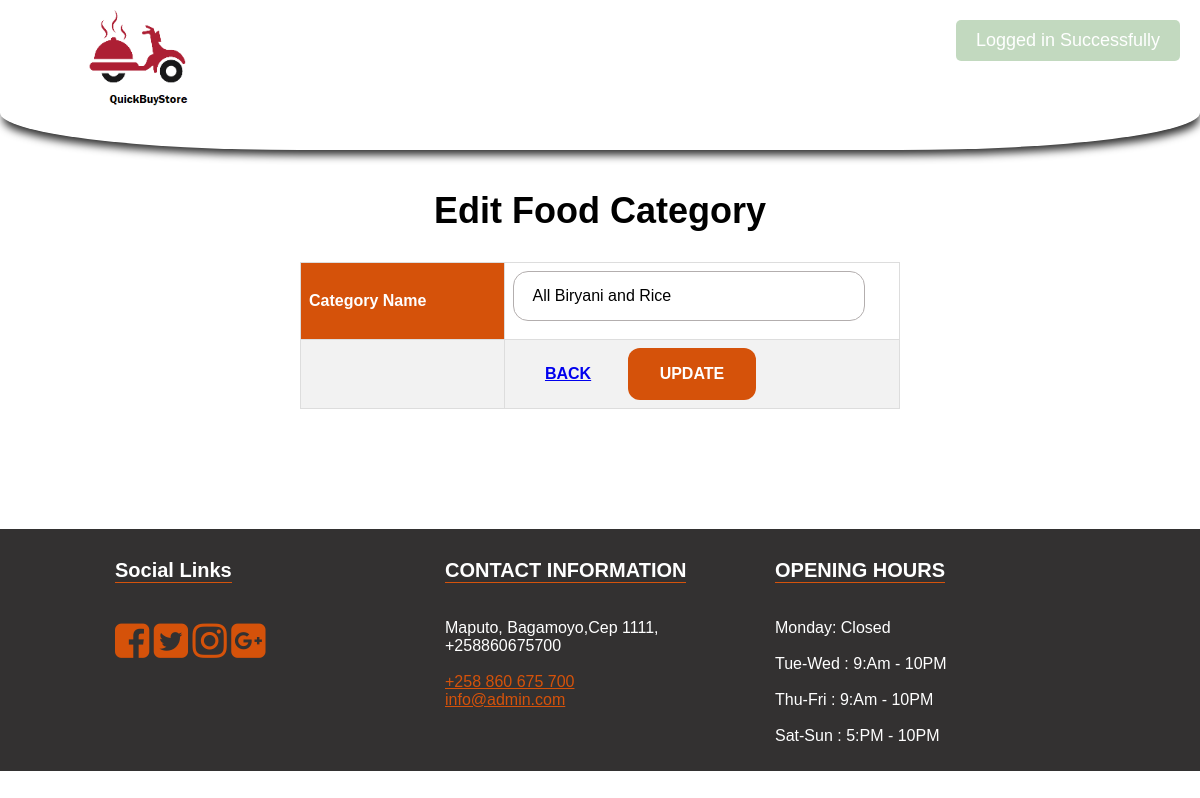
The page /food-delivery/edit-cat.php?id=1 (signed in) on the database its author committed.
### tables this page shows
CREATE TABLE IF NOT EXISTS `category` (
  `id` int(11) unsigned NOT NULL AUTO_INCREMENT,
  `title` varchar(255) NOT NULL,
  PRIMARY KEY (`id`)
);

CREATE TABLE IF NOT EXISTS `settings` (
  `id` int(11) unsigned NOT NULL AUTO_INCREMENT,
  `about_title` text NOT NULL,
  `about_detail` text NOT NULL,
  `about_img` varchar(255) NOT NULL,
  `fb_link` varchar(255) NOT NULL,
  `tw_link` varchar(255) NOT NULL,
  `ins_link` varchar(255) NOT NULL,
  `gplus_link` varchar(255) NOT NULL,
  `contact_info` text NOT NULL,
  `opening_hours` text NOT NULL,
  `currency` enum('GBP','USD','EURO','MZN') NOT NULL DEFAULT 'GBP',
  PRIMARY KEY (`id`)
);

### food-delivery/functions/flash.php (called while the page is built, shortened)
<?php
class FlashMessage {
    public static function render($var) {
        $messages = $_SESSION[$var];
        return $messages;
    }
}
?>

### food-delivery/edit-cat.php (the view, shortened to what this page needs)
<?php
include 'functions/flash.php';
$flash = new \FlashMessage();
include 'includes/header.php';
	?>
    <?php
$sql = "SELECT * FROM category WHERE id = '".$_GET['id']."'";
$result = $conn->query($sql);
$row = $result->fetch_assoc();
?>
	<section class="inner-page-sec">
		<div class="container">
			<h1>Edit Food Category</h1>
			<div style="overflow-x:auto;">
				<form class="category-form" action="functions/category-edit-fun.php" method="post">
					<table class="custom-tbl">
						<tr>
							<th>
								<label>Category Name</label>
							</th>
							<td>
								<input type="text" name="title" class="input-text" value="<?php echo $row['title'];?>">
							</td>
						</tr>
						<tr>
							<td></td>
							<td colspan="2">
								<a href="admin-food-cat.php" class="btn">Back</a>
								<input type="submit" name="update" class="btn login-btn" value="Update">
							</td>
						</tr>
					</table>
				</form>
			</div>
		</div>
	</section>
<?php include 'includes/footer.php'; ?>

### food-delivery/includes/footer.php (shortened to what this page needs)
<footer>
	<div class="container">
		<div class="col-1">
			<h3>Social Links</h3>
			<ul>
				<li><a href="<?php echo $rowS['fb_link'];?>"><i class="fa fa-facebook-square" aria-hidden="true"></i></a></li>
				<li><a href="<?php echo $rowS['tw_link'];?>"><i class="fa fa-twitter-square" aria-hidden="true"></i></a></li>
				<li><a href="<?php echo $rowS['ins_link'];?>"><i class="fa fa-instagram" aria-hidden="true"></i></a></li>
				<li><a href="<?php echo $rowS['gplus_link'];?>"><i class="fa fa-google-plus-square" aria-hidden="true"></i></a></li>
			</ul>
		</div>
		<div class="col-1">
			<h3>CONTACT INFORMATION</h3>
			<p>
				<?php echo $rowS['contact_info'];?>
			</p>
		</div>
		<div class="col-1">
			<h3>OPENING HOURS</h3>
			<p>
				<?php echo $rowS['opening_hours'];?>
			</p>
		</div>
	</div>
</footer>
</div>
<?php
$nmsg=$flash->render('notification_msg');
$ntype=$flash->render('notification_type');
$str = "";
if($nmsg){
	$str .= '<div class="notificaton-msg msg-'.$ntype.'" style="top:20px;">';
    $str .= $nmsg;
	$str .= '</div>';
}
echo $str;
?>
</body>
</html>

### food-delivery/css/main.css (style rules this page uses)
body { margin: 0; font-family: Arial, Helvetica, sans-serif; }
.btn { text-transform: uppercase; padding: 19px 36px; }
.btn { display: inline-block; font-weight: 600; text-align: center; white-space: nowrap; vertical-align: middle; -webkit-user-select: none; -moz-user-select: none; -ms-user-select: none; user-select: none; border: 2px solid transparent; padding: 12px 30px; font-size: 16px; line-height: 1.5; border-radius: .1875rem; transition: color .15s ease-in-out, background-color .15s ease-in-out, border-color .15s ease-in-out, box-shadow .15s ease-in-out; }
footer { background-color: #333131; color: #fff; }
footer .container { max-width: 1000px; width: 100%; margin: 0px auto; }
footer .container .col-1 { float: left; width: 30%; padding: 10px 15px; }
footer .container .col-1 a { color: #d5520a; }
footer .container .col-1 h3 { text-align: left; font-size: 20px; border-bottom: 1px solid #d5530c; display: inline-block; }
footer .container .col-1 ul { padding: 0px; list-style: none; }
footer .container .col-1 ul li { display: inline-block; }
footer .container .col-1 ul li a { font-size: 40px; color: #d5520a; }
.inner-page-sec { padding-top: 150px; padding-bottom: 80px; }
.inner-page-sec .container { max-width: 1000px; width: 100%; margin: 40px auto; }
.inner-page-sec .container h1 { text-align: center; font-size: 36px; }
.input-text { max-width: 320px; width: 100%; padding: 15px 15px; font-size: 16px; margin-bottom: 10px; border-radius: 15px; border: 1px solid #b3aeae; }
.login-btn { background-color: #d5520a; color: #fff; border-radius: 12px; }
.notificaton-msg { position: fixed; top: 20px; right: 20px; z-index: 99999999; background-color: #4e4242; color: #fff; padding: 10px 20px 10px; border-radius: 5px; font-size: 18px; font-weight: 100; font-family: sans-serif; }
.notificaton-msg.msg-success { background-color: #63a05c; color: #fff; }
.custom-tbl { font-family: Arial, Helvetica, sans-serif; border-collapse: collapse; width: 100%; }
.custom-tbl td, .custom-tbl th { border: 1px solid #ddd; padding: 8px; }
.custom-tbl tr:nth-child(even) { background-color: #f2f2f2; }
.custom-tbl th { padding-top: 12px; padding-bottom: 12px; text-align: left; background-color: #d5520a; color: white; }
.category-form { max-width: 600px; margin: 0px auto; }

### rows shown on the page
category: title "All Biryani and Rice"
settings: contact_info "Maputo, Bagamoyo,Cep 1111, +258860675700 +258 860 675 700 info@admin.com", opening_hours "Monday: Closed Tue-Wed : 9:Am - 10PM Thu-Fri : 9:Am - 10PM Sat-Sun : 5:PM - 10PM"
